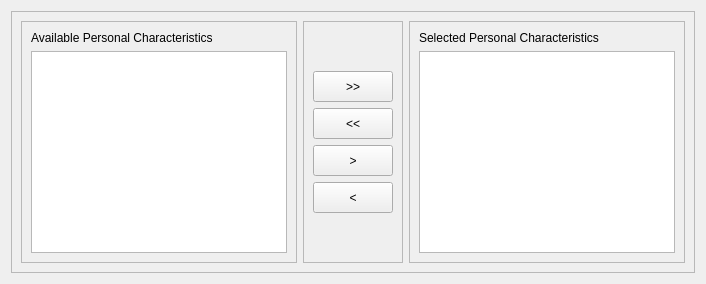
        <widget class="QWidget" name="tabProjectPersonalCharacteristics">
         <attribute name="title">
          <string>Personal Characteristics</string>
         </attribute>
         <layout class="QGridLayout" name="gridLayout_11">
          <item row="0" column="0">
           <widget class="QFrame" name="frame_8">
            <property name="frameShape">
             <enum>QFrame::StyledPanel</enum>
            </property>
            <property name="frameShadow">
             <enum>QFrame::Raised</enum>
            </property>
            <layout class="QHBoxLayout" name="horizontalLayout_2">
             <item>
              <widget class="QFrame" name="frame_11">
               <property name="frameShape">
                <enum>QFrame::StyledPanel</enum>
               </property>
               <property name="frameShadow">
                <enum>QFrame::Raised</enum>
               </property>
               <layout class="QGridLayout" name="gridLayout_10">
                <item row="1" column="0">
                 <widget class="QTableView" name="tblAvailablePersonalCharacteristics">
                  <property name="alternatingRowColors">
                   <bool>true</bool>
                  </property>
                  <property name="sortingEnabled">
                   <bool>true</bool>
                  </property>
                 </widget>
                </item>
                <item row="0" column="0">
                 <widget class="QLabel" name="label_3">
                  <property name="text">
                   <string>Available Personal Characteristics</string>
                  </property>
                 </widget>
                </item>
               </layout>
              </widget>
             </item>
             <item>
              <widget class="QFrame" name="frame_10">
               <property name="frameShape">
                <enum>QFrame::StyledPanel</enum>
               </property>
               <property name="frameShadow">
                <enum>QFrame::Raised</enum>
               </property>
               <layout class="QGridLayout" name="gridLayout_8">
                <item row="1" column="0">
                 <widget class="QPushButton" name="cmdPersonalMoveAll">
                  <property name="minimumSize">
                   <size>
                    <width>0</width>
                    <height>31</height>
                   </size>
                  </property>
                  <property name="text">
                   <string>&gt;&gt;</string>
                  </property>
                 </widget>
                </item>
                <item row="2" column="0">
                 <widget class="QPushButton" name="cmdPersonalRemoveAll">
                  <property name="minimumSize">
                   <size>
                    <width>0</width>
                    <height>31</height>
                   </size>
                  </property>
                  <property name="text">
                   <string>&lt;&lt;</string>
                  </property>
                 </widget>
                </item>
                <item row="3" column="0">
                 <widget class="QPushButton" name="cmdPersonalMoveSelected">
                  <property name="minimumSize">
                   <size>
                    <width>0</width>
                    <height>31</height>
                   </size>
                  </property>
                  <property name="text">
                   <string>&gt;</string>
                  </property>
                 </widget>
                </item>
                <item row="4" column="0">
                 <widget class="QPushButton" name="cmdPersonalRemoveSelected">
                  <property name="minimumSize">
                   <size>
                    <width>0</width>
                    <height>31</height>
                   </size>
                  </property>
                  <property name="text">
                   <string>&lt;</string>
                  </property>
                 </widget>
                </item>
                <item row="0" column="0">
                 <spacer name="verticalSpacer_3">
                  <property name="orientation">
                   <enum>Qt::Vertical</enum>
                  </property>
                  <property name="sizeHint" stdset="0">
                   <size>
                    <width>20</width>
                    <height>40</height>
                   </size>
                  </property>
                 </spacer>
                </item>
                <item row="5" column="0">
                 <spacer name="verticalSpacer_4">
                  <property name="orientation">
                   <enum>Qt::Vertical</enum>
                  </property>
                  <property name="sizeHint" stdset="0">
                   <size>
                    <width>20</width>
                    <height>40</height>
                   </size>
                  </property>
                 </spacer>
                </item>
               </layout>
              </widget>
             </item>
             <item>
              <widget class="QFrame" name="frame_9">
               <property name="frameShape">
                <enum>QFrame::StyledPanel</enum>
               </property>
               <property name="frameShadow">
                <enum>QFrame::Raised</enum>
               </property>
               <layout class="QGridLayout" name="gridLayout_9">
                <item row="1" column="0">
                 <widget class="QTableView" name="tblSelectedPersonalCharacteristics">
                  <property name="alternatingRowColors">
                   <bool>true</bool>
                  </property>
                  <property name="sortingEnabled">
                   <bool>true</bool>
                  </property>
                 </widget>
                </item>
                <item row="0" column="0">
                 <widget class="QLabel" name="label_4">
                  <property name="text">
                   <string>Selected Personal Characteristics</string>
                  </property>
                 </widget>
                </item>
               </layout>
              </widget>
             </item>
            </layout>
           </widget>
          </item>
         </layout>
        </widget>
